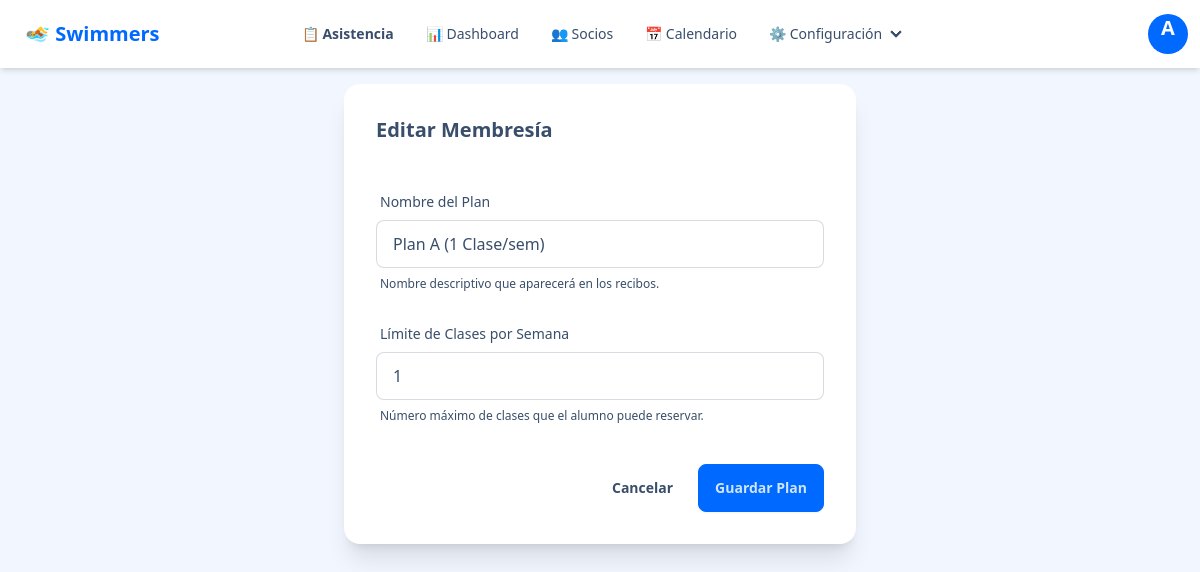
The page /admin/membresias/editar/1 (signed in) on the database its author committed.
### app/models.py (models this page shows, shortened)
class User(UserMixin, db.Model):
    id = db.Column(db.Integer, primary_key=True)
    username = db.Column(db.String(64), index=True, unique=True, nullable=False)
    password_hash = db.Column(db.String(128))
    role = db.Column(db.String(20), nullable=False) # 'admin', 'recepcion', 'instructor'

class Membresia(db.Model):
    id = db.Column(db.Integer, primary_key=True)
    nombre = db.Column(db.String(50), nullable=False)  # Ej: Plan A
    clases_por_semana = db.Column(db.Integer, nullable=False)
    socios = db.relationship('Socio', backref='membresia', lazy=True)
    tarifas = db.relationship('Tarifa', backref='membresia', lazy=True)

### app/routes/admin.py (the view)
@admin_bp.route('/membresias/editar/<int:id>', methods=['GET', 'POST'])
@login_required
@admin_required
def editar_membresia(id):
    plan = Membresia.query.get_or_404(id)
    form = MembresiaForm(obj=plan)
    if form.validate_on_submit():
        form.populate_obj(plan)
        db.session.commit()
        flash('Plan actualizado correctamente.', 'success')
        return redirect(url_for('admin.membresias'))
    return render_template('admin/membresia_form.html', form=form, titulo="Editar Membresía")

### app/forms.py
class MembresiaForm(FlaskForm):
    nombre = StringField('Nombre del Plan', validators=[DataRequired(), Length(max=50)])
    clases_por_semana = IntegerField('Límite de Clases por Semana',
                                     validators=[DataRequired()],
                                     render_kw={"min": 1, "max": 7}) # Restricción visual HTML5
    submit = SubmitField('Guardar Plan')

### app/models.py (called while the page is built)
@login.user_loader
def load_user(id):
    return User.query.get(int(id))

### app/templates/admin/membresia_form.html (shortened to what this page needs)
{% extends "base.html" %}
{% block content %}
<div class="max-w-lg mx-auto">
    <div class="card bg-base-100 shadow-xl">
        <div class="card-body">
            <h2 class="card-title mb-4">{{ titulo }}</h2>
            <form method="POST" class="space-y-4">
                <div class="form-control w-full">
                    <label class="label">
                        <span class="label-text">{{ form.nombre.label.text }}</span>
                    </label>
                    {{ form.nombre(class="input input-bordered w-full", placeholder="Ej. Plan Intensivo") }}
                    <label class="label">
                        <span class="label-text-alt">Nombre descriptivo que aparecerá en los recibos.</span>
                    </label>
                </div>
                <div class="form-control w-full">
                    <label class="label">
                        <span class="label-text">{{ form.clases_por_semana.label.text }}</span>
                    </label>
                    {{ form.clases_por_semana(class="input input-bordered w-full") }}
                     <label class="label">
                        <span class="label-text-alt">Número máximo de clases que el alumno puede reservar.</span>
                    </label>
                </div>
                <div class="card-actions justify-end pt-4">
                    <a href="{{ url_for('admin.membresias') }}" class="btn btn-ghost">Cancelar</a>
                    {{ form.submit(class="btn btn-primary") }}
                </div>
            </form>
        </div>
    </div>
</div>
{% endblock %}

### app/templates/base.html (shortened to what this page needs)
<!DOCTYPE html>
<html lang="es" data-theme="winter">
<head>
    <link href="https://cdn.jsdelivr.net/npm/daisyui@4.12.10/dist/full.min.css" rel="stylesheet" type="text/css" />
    <script src="https://cdn.tailwindcss.com"></script>
</head>
<body class="min-h-screen bg-base-200">
<div class="navbar bg-base-100 shadow-md sticky top-0 z-50">
    <div class="navbar-start">
      <a class="btn btn-ghost text-xl text-primary font-bold">
          🏊 Swimmers
      </a>
    </div>
    <div class="navbar-center hidden lg:flex">
      <ul class="menu menu-horizontal px-1">
        {% if current_user.is_authenticated %}
          <li>
              <a href="{{ url_for('asistencia.hoy') }}" class="font-semibold">
                  📋 Asistencia
              </a>
          </li>
          {% if current_user.role in ['admin', 'recepcion'] %}
              <li><a href="{{ url_for('reportes.dashboard') }}">📊 Dashboard</a></li>
              <li><a href="{{ url_for('socios.lista') }}">👥 Socios</a></li>
              <li><a href="{{ url_for('horarios.calendario') }}">📅 Calendario</a></li>
          {% endif %}
          {% if current_user.role == 'admin' %}
              <li>
                  <details>
                      <summary>⚙️ Configuración</summary>
                  </details>
              </li>
          {% endif %}
        {% endif %}
      </ul>
    </div>
    <div class="navbar-end">
      {% if current_user.is_authenticated %}
          <div class="dropdown dropdown-end">
              <div tabindex="0" role="button" class="btn btn-ghost btn-circle avatar">
                  <div class="w-10 rounded-full bg-primary text-white flex items-center justify-center">
                      <span class="text-xl font-bold">{{ current_user.username[:1].upper() }}</span>
                  </div>
              </div>
          </div>
      {% else %}
          <a href="{{ url_for('auth.login') }}" class="btn btn-primary btn-sm">Iniciar Sesión</a>
      {% endif %}
    </div>
  </div>
    <main class="container mx-auto p-4">
        {% block content %}{% endblock %}
    </main>
</body>
</html>

### rows shown on the page
User: username "A"
Membresia: nombre "Plan A (1 Clase/sem)", clases_por_semana "1"

### other values the page prints
{{ titulo }} "Editar Membresía"
